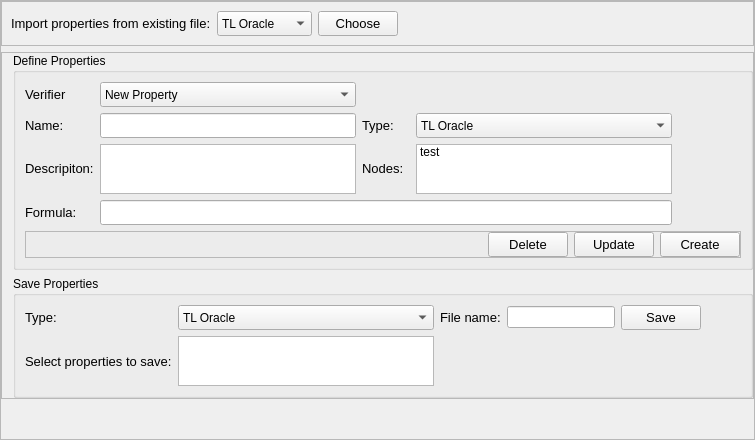
          <widget class="QWidget" name="W_RVPropertyPage">
           <attribute name="title">
            <string>Property</string>
           </attribute>
           <layout class="QVBoxLayout" name="verticalLayout_7">
            <property name="leftMargin">
             <number>0</number>
            </property>
            <property name="topMargin">
             <number>0</number>
            </property>
            <property name="rightMargin">
             <number>0</number>
            </property>
            <property name="bottomMargin">
             <number>0</number>
            </property>
            <item>
             <widget class="QFrame" name="frame_10">
              <property name="frameShape">
               <enum>QFrame::StyledPanel</enum>
              </property>
              <property name="frameShadow">
               <enum>QFrame::Raised</enum>
              </property>
              <layout class="QVBoxLayout" name="verticalLayout_8">
               <property name="leftMargin">
                <number>0</number>
               </property>
               <property name="topMargin">
                <number>0</number>
               </property>
               <property name="rightMargin">
                <number>0</number>
               </property>
               <property name="bottomMargin">
                <number>0</number>
               </property>
               <item>
                <widget class="QFrame" name="fPropertyImport">
                 <property name="frameShape">
                  <enum>QFrame::StyledPanel</enum>
                 </property>
                 <property name="frameShadow">
                  <enum>QFrame::Raised</enum>
                 </property>
                 <layout class="QHBoxLayout" name="horizontalLayout_9">
                  <item>
                   <widget class="QLabel" name="lblPropertyImport">
                    <property name="font">
                     <font>
                      <pointsize>10</pointsize>
                     </font>
                    </property>
                    <property name="text">
                     <string>Import properties from existing file:</string>
                    </property>
                   </widget>
                  </item>
                  <item>
                   <widget class="QComboBox" name="cbxPropertyImportType">
                    <property name="minimumSize">
                     <size>
                      <width>0</width>
                      <height>25</height>
                     </size>
                    </property>
                    <property name="maximumSize">
                     <size>
                      <width>16777215</width>
                      <height>25</height>
                     </size>
                    </property>
                    <property name="font">
                     <font>
                      <pointsize>9</pointsize>
                     </font>
                    </property>
                    <item>
                     <property name="text">
                      <string>TL Oracle</string>
                     </property>
                    </item>
                    <item>
                     <property name="text">
                      <string>RML Oracle</string>
                     </property>
                    </item>
                   </widget>
                  </item>
                  <item>
                   <widget class="QPushButton" name="btnPropertyImport">
                    <property name="minimumSize">
                     <size>
                      <width>0</width>
                      <height>25</height>
                     </size>
                    </property>
                    <property name="maximumSize">
                     <size>
                      <width>16777215</width>
                      <height>25</height>
                     </size>
                    </property>
                    <property name="font">
                     <font>
                      <pointsize>10</pointsize>
                     </font>
                    </property>
                    <property name="text">
                     <string>Choose</string>
                    </property>
                   </widget>
                  </item>
                  <item>
                   <spacer name="horizontalSpacer_21">
                    <property name="orientation">
                     <enum>Qt::Horizontal</enum>
                    </property>
                    <property name="sizeHint" stdset="0">
                     <size>
                      <width>40</width>
                      <height>20</height>
                     </size>
                    </property>
                   </spacer>
                  </item>
                 </layout>
                </widget>
               </item>
               <item>
                <widget class="QFrame" name="frame_18">
                 <property name="frameShape">
                  <enum>QFrame::StyledPanel</enum>
                 </property>
                 <property name="frameShadow">
                  <enum>QFrame::Raised</enum>
                 </property>
                 <layout class="QVBoxLayout" name="verticalLayout_21">
                  <property name="leftMargin">
                   <number>11</number>
                  </property>
                  <property name="topMargin">
                   <number>0</number>
                  </property>
                  <property name="rightMargin">
                   <number>0</number>
                  </property>
                  <property name="bottomMargin">
                   <number>0</number>
                  </property>
                  <item>
                   <widget class="QGroupBox" name="gbxPropertyDefine">
                    <property name="title">
                     <string>Define Properties</string>
                    </property>
                    <layout class="QGridLayout" name="gridLayout_7">
                     <item row="3" column="1" colspan="4">
                      <widget class="QLineEdit" name="txtPropertyDefineFormula">
                       <property name="minimumSize">
                        <size>
                         <width>0</width>
                         <height>25</height>
                        </size>
                       </property>
                       <property name="maximumSize">
                        <size>
                         <width>16777215</width>
                         <height>25</height>
                        </size>
                       </property>
                       <property name="font">
                        <font>
                         <pointsize>10</pointsize>
                        </font>
                       </property>
                      </widget>
                     </item>
                     <item row="0" column="1">
                      <widget class="QComboBox" name="cbxPropertyDefineVerifier">
                       <property name="minimumSize">
                        <size>
                         <width>0</width>
                         <height>25</height>
                        </size>
                       </property>
                       <property name="maximumSize">
                        <size>
                         <width>16777215</width>
                         <height>25</height>
                        </size>
                       </property>
                       <property name="font">
                        <font>
                         <pointsize>9</pointsize>
                        </font>
                       </property>
                       <item>
                        <property name="text">
                         <string>New Property</string>
                        </property>
                       </item>
                      </widget>
                     </item>
                     <item row="2" column="1">
                      <widget class="QPlainTextEdit" name="txtPropertyDefineDescription">
                       <property name="maximumSize">
                        <size>
                         <width>16777215</width>
                         <height>50</height>
                        </size>
                       </property>
                       <property name="font">
                        <font>
                         <pointsize>10</pointsize>
                        </font>
                       </property>
                       <property name="plainText">
                        <string/>
                       </property>
                      </widget>
                     </item>
                     <item row="1" column="2">
                      <widget class="QLabel" name="lblPropertyDefineType">
                       <property name="font">
                        <font>
                         <pointsize>10</pointsize>
                        </font>
                       </property>
                       <property name="text">
                        <string>Type:</string>
                       </property>
                      </widget>
                     </item>
                     <item row="1" column="0">
                      <widget class="QLabel" name="lblPropertyDefineName">
                       <property name="minimumSize">
                        <size>
                         <width>0</width>
                         <height>0</height>
                        </size>
                       </property>
                       <property name="maximumSize">
                        <size>
                         <width>16777215</width>
                         <height>25</height>
                        </size>
                       </property>
                       <property name="font">
                        <font>
                         <pointsize>10</pointsize>
                        </font>
                       </property>
                       <property name="text">
                        <string>Name:</string>
                       </property>
                      </widget>
                     </item>
                     <item row="1" column="4">
                      <widget class="QComboBox" name="cbxPropertyDefineType">
                       <property name="minimumSize">
                        <size>
                         <width>0</width>
                         <height>25</height>
                        </size>
                       </property>
                       <property name="maximumSize">
                        <size>
                         <width>16777215</width>
                         <height>25</height>
                        </size>
                       </property>
                       <property name="font">
                        <font>
                         <pointsize>9</pointsize>
                        </font>
                       </property>
                       <item>
                        <property name="text">
                         <string>TL Oracle</string>
                        </property>
                       </item>
                       <item>
                        <property name="text">
                         <string>RML Oracle</string>
                        </property>
                       </item>
                      </widget>
                     </item>
                     <item row="2" column="0">
                      <widget class="QLabel" name="lblPropertyDefineDescription">
                       <property name="minimumSize">
                        <size>
                         <width>0</width>
                         <height>0</height>
                        </size>
                       </property>
                       <property name="maximumSize">
                        <size>
                         <width>16777215</width>
                         <height>25</height>
                        </size>
                       </property>
                       <property name="font">
                        <font>
                         <pointsize>10</pointsize>
                        </font>
                       </property>
                       <property name="text">
                        <string>Descripiton:</string>
                       </property>
                      </widget>
                     </item>
                     <item row="4" column="0" colspan="6">
                      <widget class="QFrame" name="fPropertyDefine">
                       <property name="minimumSize">
                        <size>
                         <width>0</width>
                         <height>0</height>
                        </size>
                       </property>
                       <property name="frameShape">
                        <enum>QFrame::StyledPanel</enum>
                       </property>
                       <property name="frameShadow">
                        <enum>QFrame::Raised</enum>
                       </property>
                       <layout class="QHBoxLayout" name="horizontalLayout_7">
                        <property name="leftMargin">
                         <number>0</number>
                        </property>
                        <property name="topMargin">
                         <number>0</number>
                        </property>
                        <property name="rightMargin">
                         <number>0</number>
                        </property>
                        <property name="bottomMargin">
                         <number>0</number>
                        </property>
                        <item>
                         <spacer name="horizontalSpacer_22">
                          <property name="orientation">
                           <enum>Qt::Horizontal</enum>
                          </property>
                          <property name="sizeHint" stdset="0">
                           <size>
                            <width>40</width>
                            <height>20</height>
                           </size>
                          </property>
                         </spacer>
                        </item>
                        <item>
                         <widget class="QPushButton" name="btnPropertyDefineDelete">
                          <property name="minimumSize">
                           <size>
                            <width>0</width>
                            <height>25</height>
                           </size>
                          </property>
                          <property name="maximumSize">
                           <size>
                            <width>16777215</width>
                            <height>25</height>
                           </size>
                          </property>
                          <property name="font">
                           <font>
                            <pointsize>10</pointsize>
                           </font>
                          </property>
                          <property name="text">
                           <string>Delete</string>
                          </property>
                         </widget>
                        </item>
                        <item>
                         <widget class="QPushButton" name="btnPropertyDefineUpdate">
                          <property name="minimumSize">
                           <size>
                            <width>0</width>
                            <height>25</height>
                           </size>
                          </property>
                          <property name="maximumSize">
                           <size>
                            <width>16777215</width>
                            <height>25</height>
                           </size>
                          </property>
                          <property name="font">
                           <font>
                            <pointsize>10</pointsize>
                           </font>
                          </property>
                          <property name="text">
                           <string>Update</string>
                          </property>
                         </widget>
                        </item>
                        <item>
                         <widget class="QPushButton" name="btnPropertyDefineCreate">
                          <property name="minimumSize">
                           <size>
                            <width>0</width>
                            <height>25</height>
                           </size>
                          </property>
                          <property name="maximumSize">
                           <size>
                            <width>16777215</width>
                            <height>25</height>
                           </size>
                          </property>
                          <property name="font">
                           <font>
                            <pointsize>10</pointsize>
                           </font>
                          </property>
                          <property name="text">
                           <string>Create</string>
                          </property>
                         </widget>
                        </item>
                       </layout>
                      </widget>
                     </item>
                     <item row="2" column="2">
                      <widget class="QLabel" name="lblPropertyDefineNodes">
                       <property name="minimumSize">
                        <size>
                         <width>0</width>
                         <height>0</height>
                        </size>
                       </property>
                       <property name="maximumSize">
                        <size>
                         <width>16777215</width>
                         <height>25</height>
                        </size>
                       </property>
                       <property name="font">
                        <font>
                         <pointsize>10</pointsize>
                        </font>
                       </property>
                       <property name="text">
                        <string>Nodes:</string>
                       </property>
                      </widget>
                     </item>
                     <item row="3" column="0">
                      <widget class="QLabel" name="lblPropertyDefineFormula">
                       <property name="minimumSize">
                        <size>
                         <width>0</width>
                         <height>0</height>
                        </size>
                       </property>
                       <property name="maximumSize">
                        <size>
                         <width>16777215</width>
                         <height>25</height>
                        </size>
                       </property>
                       <property name="font">
                        <font>
                         <pointsize>10</pointsize>
                        </font>
                       </property>
                       <property name="text">
                        <string>Formula:</string>
                       </property>
                      </widget>
                     </item>
                     <item row="0" column="0">
                      <widget class="QLabel" name="lblPropertyDefineVerifier">
                       <property name="minimumSize">
                        <size>
                         <width>0</width>
                         <height>0</height>
                        </size>
                       </property>
                       <property name="maximumSize">
                        <size>
                         <width>16777215</width>
                         <height>25</height>
                        </size>
                       </property>
                       <property name="font">
                        <font>
                         <pointsize>10</pointsize>
                        </font>
                       </property>
                       <property name="text">
                        <string>Verifier</string>
                       </property>
                      </widget>
                     </item>
                     <item row="1" column="1">
                      <widget class="QLineEdit" name="txtPropertyDefineName">
                       <property name="minimumSize">
                        <size>
                         <width>0</width>
                         <height>25</height>
                        </size>
                       </property>
                       <property name="maximumSize">
                        <size>
                         <width>16777215</width>
                         <height>25</height>
                        </size>
                       </property>
                       <property name="font">
                        <font>
                         <pointsize>10</pointsize>
                        </font>
                       </property>
                      </widget>
                     </item>
                     <item row="2" column="4">
                      <widget class="QListWidget" name="lwPropertyDefineNodes">
                       <property name="maximumSize">
                        <size>
                         <width>16777215</width>
                         <height>50</height>
                        </size>
                       </property>
                       <property name="selectionMode">
                        <enum>QAbstractItemView::MultiSelection</enum>
                       </property>
                       <item>
                        <property name="text">
                         <string>test</string>
                        </property>
                       </item>
                      </widget>
                     </item>
                     <item row="1" column="5">
                      <spacer name="horizontalSpacer_23">
                       <property name="orientation">
                        <enum>Qt::Horizontal</enum>
                       </property>
                       <property name="sizeHint" stdset="0">
                        <size>
                         <width>40</width>
                         <height>20</height>
                        </size>
                       </property>
                      </spacer>
                     </item>
                    </layout>
                   </widget>
                  </item>
                  <item>
                   <widget class="QGroupBox" name="gbxPropertySave">
                    <property name="minimumSize">
                     <size>
                      <width>0</width>
                      <height>0</height>
                     </size>
                    </property>
                    <property name="title">
                     <string>Save Properties</string>
                    </property>
                    <layout class="QGridLayout" name="gridLayout_8">
                     <item row="0" column="0">
                      <widget class="QLabel" name="lblPropertySaveType">
                       <property name="font">
                        <font>
                         <pointsize>10</pointsize>
                        </font>
                       </property>
                       <property name="text">
                        <string>Type:</string>
                       </property>
                      </widget>
                     </item>
                     <item row="0" column="1">
                      <widget class="QComboBox" name="cbxPropertySaveType">
                       <property name="minimumSize">
                        <size>
                         <width>0</width>
                         <height>25</height>
                        </size>
                       </property>
                       <property name="maximumSize">
                        <size>
                         <width>16777215</width>
                         <height>25</height>
                        </size>
                       </property>
                       <property name="font">
                        <font>
                         <pointsize>9</pointsize>
                        </font>
                       </property>
                       <item>
                        <property name="text">
                         <string>TL Oracle</string>
                        </property>
                       </item>
                       <item>
                        <property name="text">
                         <string>RML Oracle</string>
                        </property>
                       </item>
                      </widget>
                     </item>
                     <item row="1" column="1">
                      <widget class="QListWidget" name="lwPropertySaveSelect">
                       <property name="maximumSize">
                        <size>
                         <width>16777215</width>
                         <height>50</height>
                        </size>
                       </property>
                       <property name="selectionMode">
                        <enum>QAbstractItemView::MultiSelection</enum>
                       </property>
                      </widget>
                     </item>
                     <item row="0" column="3">
                      <widget class="QLineEdit" name="txtPropertySaveFileName"/>
                     </item>
                     <item row="0" column="5">
                      <spacer name="horizontalSpacer_24">
                       <property name="orientation">
                        <enum>Qt::Horizontal</enum>
                       </property>
                       <property name="sizeHint" stdset="0">
                        <size>
                         <width>40</width>
                         <height>20</height>
                        </size>
                       </property>
                      </spacer>
                     </item>
                     <item row="0" column="4">
                      <widget class="QPushButton" name="btnPropertySave">
                       <property name="minimumSize">
                        <size>
                         <width>0</width>
                         <height>25</height>
                        </size>
                       </property>
                       <property name="maximumSize">
                        <size>
                         <width>16777215</width>
                         <height>25</height>
                        </size>
                       </property>
                       <property name="font">
                        <font>
                         <pointsize>10</pointsize>
                        </font>
                       </property>
                       <property name="text">
                        <string>Save</string>
                       </property>
                      </widget>
                     </item>
                     <item row="1" column="0">
                      <widget class="QLabel" name="lblPropertySaveSelect">
                       <property name="font">
                        <font>
                         <pointsize>10</pointsize>
                        </font>
                       </property>
                       <property name="text">
                        <string>Select properties to save:</string>
                       </property>
                      </widget>
                     </item>
                     <item row="0" column="2">
                      <widget class="QLabel" name="lblPropertySaveFileName">
                       <property name="font">
                        <font>
                         <pointsize>10</pointsize>
                        </font>
                       </property>
                       <property name="text">
                        <string>File name:</string>
                       </property>
                      </widget>
                     </item>
                    </layout>
                   </widget>
                  </item>
                 </layout>
                </widget>
               </item>
               <item>
                <spacer name="verticalSpacer">
                 <property name="orientation">
                  <enum>Qt::Vertical</enum>
                 </property>
                 <property name="sizeHint" stdset="0">
                  <size>
                   <width>20</width>
                   <height>40</height>
                  </size>
                 </property>
                </spacer>
               </item>
              </layout>
             </widget>
            </item>
           </layout>
          </widget>
